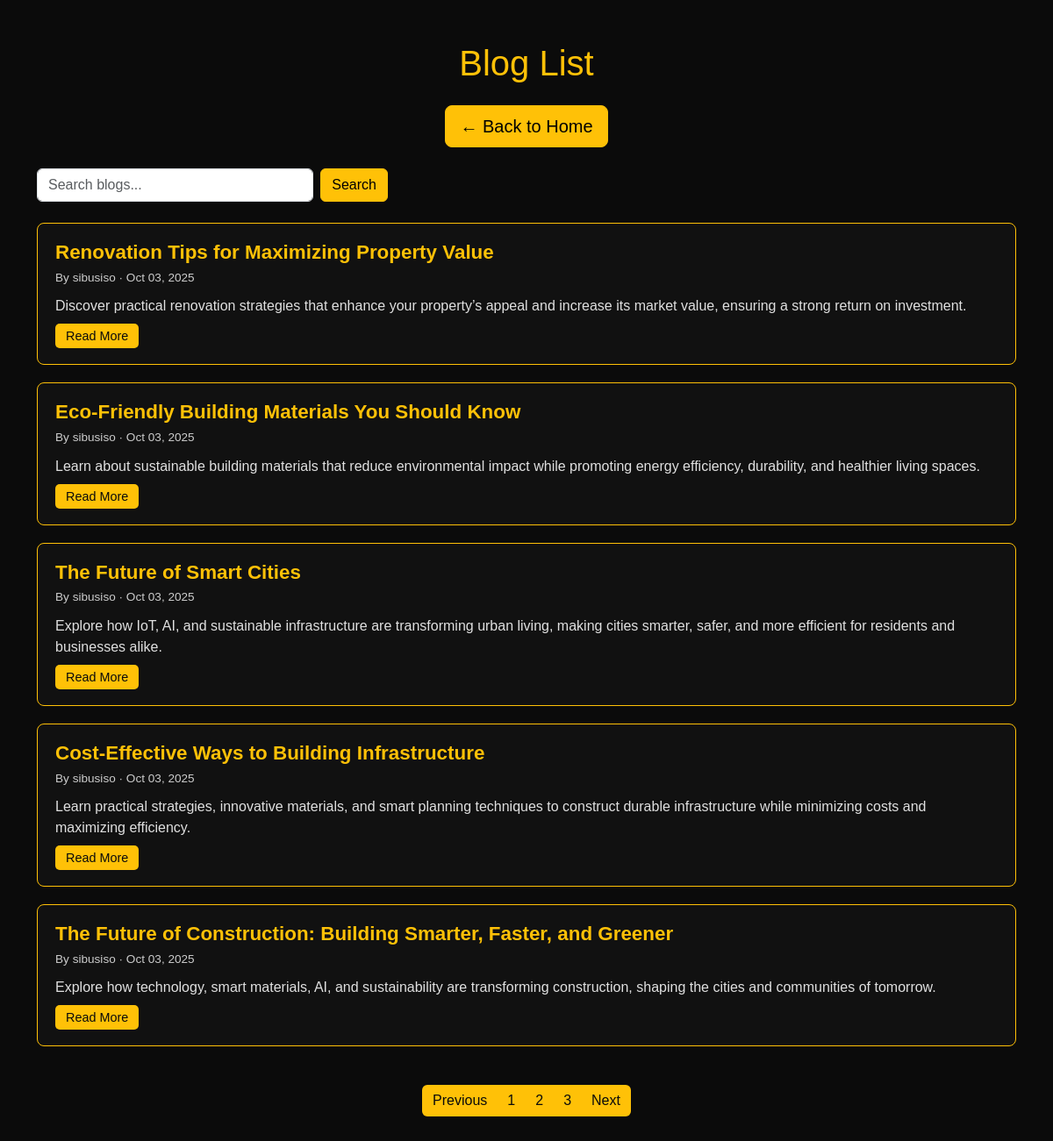
/blog/page/2/, run on the app's committed database.
### blog/models.py (models this page shows, shortened)
class Post(models.Model):
    image = models.ImageField(upload_to='posts/', default='construction.jpg')
    title = models.CharField(max_length=200)
    slug = models.SlugField(max_length=200, unique=False ,  blank=True)
    description = models.TextField(default='No description available.')
    content = RichTextField()
    author = models.ForeignKey(User, on_delete=models.CASCADE)
    created_at = models.DateTimeField(auto_now_add=True)

### blog/views.py (the view)
# urls.py: path('', BlogListView.as_view(), name='blog_list'),
class BlogListView(ListView):
    template_name = "blog_list.html"
    paginate_by = 5
    model = Post
    context_object_name = 'posts'
    ordering = ['-created_at']
    def get_queryset(self):
        qs = super().get_queryset()
        query = self.request.GET.get('q')
        if query:
            qs = qs.filter(title__icontains=query)
        return qs.order_by('-created_at')

### templates/blog_list.html (shortened to what this page needs)
{% load static %}
<!DOCTYPE html>
<html lang="en">
<head>
  <link href="https://cdn.jsdelivr.net/npm/bootstrap@5.3.3/dist/css/bootstrap.min.css" rel="stylesheet">
  <link rel="stylesheet" href="{% static 'styles/main.css' %}">
</head>
<body>
  <div class="container py-5">
    <h1 class="text-center mb-4">Blog List</h1>
    <div class="text-center mb-4">
      <a href="{% url 'home' %}" class="btn btn-warning btn-lg">← Back to Home</a>
    </div>
    <form class="d-flex justify-content-center search-bar mb-4" action="{% url 'blog_search' %}" method="get">
      <input class="form-control me-2" type="search" name="q" placeholder="Search blogs..." aria-label="Search">
      <button class="btn btn-warning" type="submit">Search</button>
    </form>
    <div class="row">
      {% for post in posts %}
        <div class="col-12">
          <div class="blog-card">
            <h2 class="blog-title">{{ post.title }}</h2>
            <p class="blog-meta">By {{ post.author }} · {{ post.created_at|date:"M d, Y" }}</p>
            <p class="blog-content">{{ post.description|truncatewords:30 }}</p>
            <a href="{% url 'blog_post' post.slug %}" class="blog-btn">Read More</a>
          </div>
        </div>
      {% empty %}
        <div class="col-12">
          <p class="text-center text-light">No blog posts found.</p>
        </div>
      {% endfor %}
    </div>
    {% if is_paginated %}
    <nav aria-label="Blog pagination">
      <ul class="pagination justify-content-center mt-4">
        {% if page_obj.has_previous %}
          <li class="page-item">
            <a class="page-link" href="?page={{ page_obj.previous_page_number }}" aria-label="Previous">Previous</a>
          </li>
        {% else %}
          <li class="page-item disabled"><a class="page-link" href="#" tabindex="-1" aria-disabled="true">Previous</a></li>
        {% endif %}
        {% for num in paginator.page_range %}
          {% if page_obj.number == num %}
            <li class="page-item active"><span class="page-link">{{ num }}</span></li>
          {% else %}
            <li class="page-item"><a class="page-link" href="?page={{ num }}">{{ num }}</a></li>
          {% endif %}
        {% endfor %}
        {% if page_obj.has_next %}
          <li class="page-item">
            <a class="page-link" href="?page={{ page_obj.next_page_number }}" aria-label="Next">Next</a>
          </li>
        {% else %}
          <li class="page-item disabled"><a class="page-link" href="#" tabindex="-1" aria-disabled="true">Next</a></li>
        {% endif %}
      </ul>
    </nav>
    {% endif %}
  </div>
</body>
</html>

### templates/blog_list.html (style rules this page uses)
body { background-color: #0B0B0B; color: #ffc107; font-family: Arial, sans-serif; }
.blog-card { background: #111; border: 1px solid #ffc107; border-radius: 8px; padding: 20px; margin-bottom: 20px; }
.blog-title { font-size: 1.4rem; font-weight: bold; margin-bottom: 5px; }
.blog-meta { font-size: 0.85rem; color: #ccc; margin-bottom: 10px; }
.blog-content { font-size: 1rem; color: #e0e0e0; margin-bottom: 10px; }
.blog-btn { background-color: #ffc107; color: #0B0B0B; border: none; padding: 6px 12px; border-radius: 5px; text-decoration: none; font-size: 0.9rem; }
.pagination .page-link { background-color: #ffc107; color: #0B0B0B; border: none; }
.search-bar { max-width: 400px; margin-bottom: 30px; }

### data on the page
Post: title "Renovation Tips for Maximizing Property Value", author "sibusiso", created_at "Oct 03, 2025", description "Discover practical renovation strategies that enhance your property’s appeal and increase its market value, ensuring a strong return on investment."
Post: title "Eco-Friendly Building Materials You Should Know", author "sibusiso", created_at "Oct 03, 2025", description "Learn about sustainable building materials that reduce environmental impact while promoting energy efficiency, durability, and healthier living spaces."
Post: title "The Future of Smart Cities", author "sibusiso", created_at "Oct 03, 2025", description "Explore how IoT, AI, and sustainable infrastructure are transforming urban living, making cities smarter, safer, and more efficient for residents and businesses alike."
Post: title "Cost-Effective Ways to Building Infrastructure", author "sibusiso", created_at "Oct 03, 2025", description "Learn practical strategies, innovative materials, and smart planning techniques to construct durable infrastructure while minimizing costs and maximizing efficiency."
Post: title "The Future of Construction: Building Smarter, Faster, and Greener", author "sibusiso", created_at "Oct 03, 2025", description "Explore how technology, smart materials, AI, and sustainability are transforming construction, shaping the cities and communities of tomorrow."

### other printed values
{{ num }} "1" "3"
{{ num }} "2"
